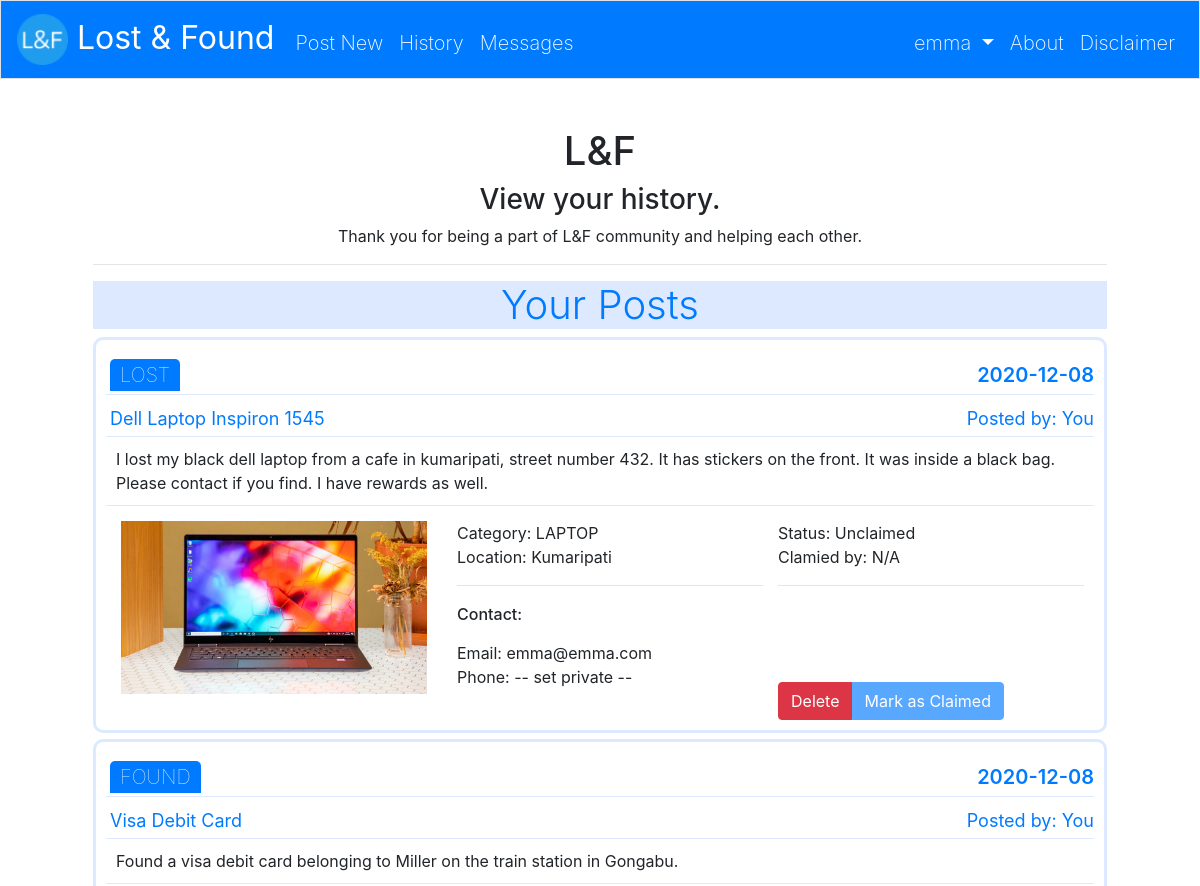
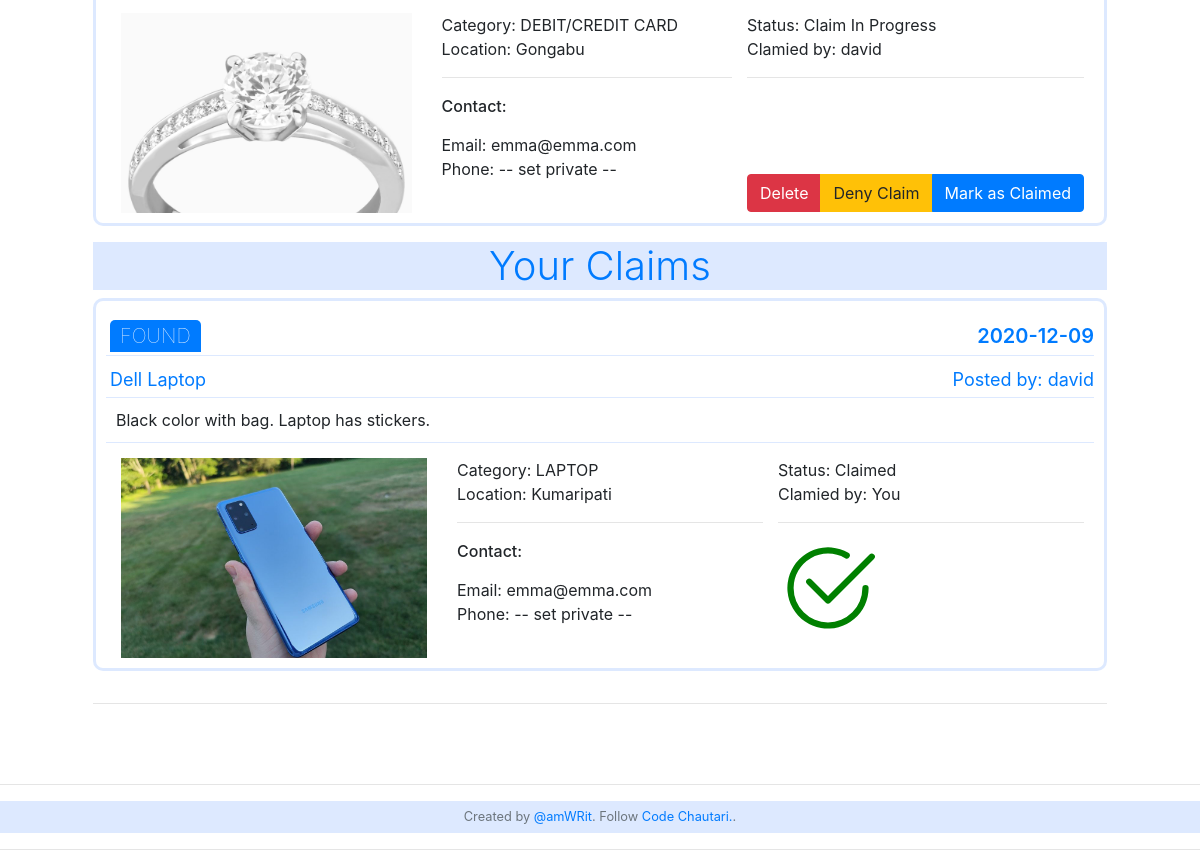
Screenshot of /history (signed in) with the database file from the repository (2 pictures, top to bottom).
### tables this page shows
CREATE TABLE 'users' ('id' integer PRIMARY KEY NOT NULL, 'username' text NOT NULL, 'hash' text NOT NULL, 'email' text NOT NULL, 'phone' text NOT NULL);

CREATE TABLE 'posts' ('post_id' integer PRIMARY KEY NOT NULL, 'type' text NOT NULL, 'category' text NOT NULL, 'location' text NOT NULL, 'date' date NOT NULL, 'posted_by' integer NOT NULL, 'claimed_by' INTEGER, 'status' text DEFAULT 'unclaimed','desc' text NOT NULL  , 'title'  text NOT NULL  , 'image_id'  INTEGER NOT NULL  );

### application.py (the view)
@app.route("/history")
@login_required
def history():
    rows = db.execute("SELECT * FROM (SELECT * from posts join users on posts.posted_by = users.id ORDER BY date DESC) WHERE id = :user_id", user_id = session["user_id"])
    data = []
    for row in rows:
        hash = {}
        hash["post_id"] = row["post_id"]
        hash["type"] = row["type"].upper()
        hash["category"] = row["category"].upper()
        hash["title"] = row["title"].title()
        hash["desc"] = row["desc"]
        hash["image_id"] = row["image_id"]
        hash["location"] = row["location"]
        hash["date"] = row["date"]
        hash["status"] = row["status"].title()
        hash["claimed_by"] = row["claimed_by"] # id of claimer
        hash["user_id"] = int(row["id"]) # id of poster/ current user
        hash["username"] = row["username"]
        hash["email"] = row["email"]
        hash["phone"] = row["phone"]
        if hash["claimed_by"] != None:
            conn = db.execute("SELECT username from users where id = :claimer_id", claimer_id = hash["claimed_by"])
            hash["claimer_name"] = conn[0]["username"]
        data.append(hash)
    rows = db.execute("SELECT * FROM (SELECT * from posts join users on posts.claimed_by = users.id  WHERE posts.status <> 'deleted' ORDER BY date DESC) WHERE id = :user_id", user_id = session["user_id"])
    claim_data = []
    for row in rows:
        hash = {}
        hash["post_id"] = row["post_id"]
        hash["type"] = row["type"].upper()
        hash["category"] = row["category"].upper()
        hash["title"] = row["title"].title()
        hash["desc"] = row["desc"]
        hash["image_id"] = row["image_id"]
        hash["location"] = row["location"]
        hash["date"] = row["date"]
        hash["status"] = row["status"].title()
        hash["claimed_by"] = row["claimed_by"] # id of claimer
        hash["posted_by"] = row["posted_by"] # id of poster
        hash["user_id"] = int(row["id"]) # id of poster
        hash["username"] = row["username"]
        hash["email"] = row["email"]
        hash["phone"] = row["phone"]
        if hash["posted_by"] != None:
            conn = db.execute("SELECT username from users where id = :poster_id", poster_id = hash["posted_by"])
            hash["poster_name"] = conn[0]["username"]
        claim_data.append(hash)
    return render_template("history.html", data = data, claim_data = claim_data)

### application.py (called while the page is built)
@app.after_request
def after_request(response):
    response.headers["Cache-Control"] = "no-cache, no-store, must-revalidate"
    response.headers["Expires"] = 0
    response.headers["Pragma"] = "no-cache"
    return response

### helpers.py (called while the page is built)
def login_required(f):
    @wraps(f)
    def decorated_function(*args, **kwargs):
        if session.get("user_id") is None:
            return redirect("/login")
        return f(*args, **kwargs)
    return decorated_function

### templates/history.html (shortened to what this page needs)
{% extends "layout.html" %}
{% block main %}
    <div class="container">
        <h1 class="center">L&F</h1>
        <h3 class="center">View your history.</h3>
        <div class="center">
            Thank you for being a part of L&F community and helping each other.
        </div>
        <hr>
        <h4 class="feed">Your Posts</h4>
        <div class="row mt-1 left">
          <div class="col-md-12">
            <ul class="stepper stepper-vertical">
                {% for item in data %}
                    <div class="container post-container">
                        <div class="header">
                            <span class="type">
                                {{ item["type"] }}
                            </span>
                            <span class="date" style="float:right">
                                {{ item["date"] }}
                            </span>
                        </div>
                        <div class="title-row">
                            <span class="title">
                                {{ item["title"] }}
                            </span>
                            <span class="posted_by" style="float:right">
                                {% if item["user_id"] == session.user_id %}
                                    Posted by: You
                                {% else %}
                                    Posted by: {{ item["username"] }}
                                {% endif %}
                            </span>
                        </div>
                        <div class = "desc">
                            {{ item["desc"] }}
                        </div>
                        <div class="row post-content">
                            <div class="col-sm photo-grid">
                                <span class="photo">
                                    <img src="/static/uploads/{{ item["image_id"] }}.jpg">
                                </span>
                            </div>
                            <div class="col-sm details-grid">
                                <span class="details">
                                    <div class="category">Category: {{ item["category"] }}</div>
                                    <div class="location">Location: {{ item["location"] }}</div>
                                    <hr>
                                    <label><h6>Contact:</h6></label>
                                    <div class="email">Email: {{ item["email"] }}</div>
                                    <div class="phone">Phone: -- set private --</div>
                                </span>
                            </div>
                            <div class="col-sm action-grid">
                                {% if item["status"] != "Deleted" %}
                                    <div class="status">Status: {{ item["status"] }}</div>
                                {% else %}
                                    <span class="status btn-danger">Status: {{ item["status"] }}</span>
                                {% endif %}
                                {% if item["status"] != "Unclaimed" %}
                                    {% if item["claimed_by"] == session.user_id %}
                                        <div class="clamied_by">Clamied by: You</div>
                                    {% else %}
                                        <div class="clamied_by">Clamied by: {{ item["claimer_name"] }}</div>
                                    {% endif %}
                                {% else %}
                                    <div class="clamied_by">Clamied by: N/A</div>
                                {% endif %}
                                <hr>
                                <form action="/claim" onSubmit="return confirm('Do you want to submit?')"  method="post">
                                    <div class="claim-btn btn-group">
                                        {% if item["status"] != "Deleted" %}
                                            <button id="delete-btn" formaction="/delete_post" onSubmit="return confirm('Do you want to submit?')" name="delete-btn" class="btn btn-danger" type="submit" value={{ item["post_id"]}}>
                                                Delete
                                            </button>
                                        {% endif %}
                                        {% if item["user_id"] == session.user_id %}
                                            {% if item["status"] == "Unclaimed" %}
                                                <button id="mark-btn" name="mark-btn" class="btn btn-primary" type="submit" value={{ item["post_id"]}} disabled>
                                                    Mark as Claimed
                                                </button>
                                            {% elif item["status"] == "Claimed" %}
                                                <button id="claim-btn" name="claim-btn" class="btn btn-primary" type="submit" value={{ item["post_id"]}} disabled>
                                                    Claimed
                                                </button>
                                            {% elif item["status"] == "Claim In Progress" %}
                                                <button id="deny-btn" formaction="/deny_claim" onSubmit="return confirm('Do you want to submit?')" name="deny-btn" class="btn btn-warning" type="submit" value={{ item["post_id"]}}>
                                                    Deny Claim
                                                </button>
                                                <button id="mark-btn" name="mark-btn" class="btn btn-primary" type="submit" value={{ item["post_id"]}}>
                                                    Mark as Claimed
                                                </button>
                                            {% endif %}
                                        {% endif %}
                                    </div>
                                </form>
                            </div>
                        </div>
                    </div>
                {% endfor %}
            </ul>
          </div>
        </div>
        <h4 class="feed">Your Claims</h4>
        <div class="row mt-1 left">
          <div class="col-md-12">
            <ul class="stepper stepper-vertical">
                {% for claim_item in claim_data %}
                    <div class="container post-container">
                        <div class="header">
                            <span class="type">
                                {{ claim_item["type"] }}
                            </span>
                            <span class="date" style="float:right">
                                {{ claim_item["date"] }}
                            </span>
                        </div>
                        <div class="title-row">
                            <span class="title">
                                {{ claim_item["title"] }}
                            </span>
                            <span class="posted_by" style="float:right">
                                Posted by: {{ claim_item["poster_name"] }}
                            </span>
                        </div>
                        <div class = "desc">
                            {{ claim_item["desc"] }}
                        </div>
                        <div class="row post-content">
                            <div class="col-sm photo-grid">
                                <span class="photo">
                                    <img src="/static/uploads/{{ claim_item["image_id"] }}.jpg">
                                </span>
                            </div>
                            <div class="col-sm details-grid">
                                <span class="details">
                                    <div class="category">Category: {{ claim_item["category"] }}</div>
                                    <div class="location">Location: {{ claim_item["location"] }}</div>
                                    <hr>
                                    <label><h6>Contact:</h6></label>
                                    <div class="email">Email: {{ claim_item["email"] }}</div>
                                    <div class="phone">Phone:  -- set private --</div>
                                </span>
                            </div>
                            <div class="col-sm action-grid">
                                <div class="status">Status: {{ claim_item["status"] }}</div>
                                <div class="clamied_by">Clamied by: You</div>
                                <hr>
                                <form action="/claim" method="post">
                                    <div class="claim-btn btn-group">
                                    </div>
                                </form>
                            </div>
                        </div>
                    </div>
                {% endfor %}
            </ul>
          </div>
        </div>
        <hr>
    </div>
{% endblock %}

### templates/layout.html (shortened to what this page needs)
<!DOCTYPE html>
<html lang="en">
    <head>
        <link href="https://maxcdn.bootstrapcdn.com/bootstrap/4.1.3/css/bootstrap.min.css" rel="stylesheet">
        <link href="/static/styles.css" rel="stylesheet">
    </head>
    <body>
        <nav class="navbar navbar-expand-md navbar-dark bg-primary border sticky-top">
            <a class="navbar-brand" href="/">
                <img src="/static/favicon.ico" alt="" width="30" height="30" class="d-inline-block align-top" style="width: 20%; height: 20%;">
                <span class="white">Lost & Found</span>
            </a>
            <div class="collapse navbar-collapse" id="navbar">
                {% if session.user_id %}
                    <ul class="navbar-nav mr-auto mt-2">
                        <li class="nav-item"><a class="nav-link" href="/post">Post New</a></li>
                        <li class="nav-item"><a class="nav-link" href="/history">History</a></li>
                        <li class="nav-item"><a class="nav-link" href="/messages">Messages</a></li>
                    </ul>
                    <ul class="navbar-nav ml-auto mt-2">
                        <li class="nav-item dropdown">
                          <a class="nav-link dropdown-toggle" href="#" id="navbarDarkDropdownMenuLink" role="button" data-bs-toggle="dropdown" aria-expanded="false">
                             {{ session["username"] }}
                          </a>
                        </li>
                        <li class="nav-item"><a class="nav-link" href="/about">About</a></li>
                        <li class="nav-item"><a class="nav-link" href="/disclaimer">Disclaimer</a></li>
                    </ul>
                {% endif %}
            </div>
        </nav>
        <main class="container p-5">
            {% block main %}{% endblock %}
        </main>
        <hr>
        <footer class="small text-center text-muted">
            Created by <a href="www.github.com/amwrit">@amWRit</a>. Follow <a href="www.codechautari.org">Code Chautari.</a>.
        </footer>
        <hr>
    </body>
</html>

### static/styles.css (style rules this page uses)
nav .navbar-brand { font-size: xx-large; }
.navbar-dark .navbar-nav .nav-link { color: white !important; font-size: 20px !important; font-weight: 200 !important; }
main { overflow-x: auto; text-align: center; }
main img { max-width: 100%; }
.mt-1, .my-1 { margin-top: .25rem!important; }
.row { display: -ms-flexbox; display: flex; -ms-flex-wrap: wrap; flex-wrap: wrap; margin-right: -15px; margin-left: -15px; }
.col-md-12 { -ms-flex: 0 0 100%; flex: 0 0 100%; max-width: 100%; }
.col-md-12 { position: relative; width: 100%; min-height: 1px; padding-right: 15px; padding-left: 15px; }
.center { text-align: center; }
.left { text-align: left; }
.action-grid { padding: 0px 10px 0px 0px; }
.action-grid form { padding-top: 80px; }
.claim-btn .btn { float: right; }
.header, .title-row { border-bottom: 1px solid #1e6dff26; padding-bottom: 4px; padding-top: 10px; padding-left: 4px; color: #007bff; }
.header span { font-size: 20px; font-weight: 600; }
.header .type { background: #007bff; padding: 4px 10px 4px 10px; color: white; border-radius: 5px 5px 0 0; font-weight: 100; }
.title-row span { font-size: 18px; font-weight: 400; }
.photo-grid { overflow: auto; max-height: 200px; }
.post-container { border: 3px solid #1e6dff26; border-radius: 10px; padding: 10px; margin-bottom: 6px; }
.desc { padding: 10px; border-bottom: 1px solid #1e6dff26; }
.post-content, .message-content { padding: 15px 15px 0 15px; }
.feed { font-size: 40px; font-weight: 300; background: #1e6dff26; color: #007bff; }
.stepper-vertical { padding: 0px; }
footer { padding: 6px; background: #1e6dff26; }
.bi-check2-circle { width: 100px; height: 100px; fill: green; margin-top: -90px; }

### rows the page displays
users: username "emma"
posts: type "LOST", date "2020-12-08", title "Dell Laptop Inspiron 1545", desc "I lost my black dell laptop from a cafe in kumaripati, street number 432. It has stickers on the front. It was inside a black bag. Please contact if you find. I have rewards as well.", shows a picture, category "LAPTOP", location "Kumaripati", email "emma@emma.com", status "Unclaimed", shows "Clamied by: N/A", {{ item["post_id"] }} 1 (drawn)
posts: type "FOUND", date "2020-12-08", title "Visa Debit Card", desc "Found a visa debit card belonging to Miller on the train station in Gongabu.", shows a picture, category "DEBIT/CREDIT CARD", location "Gongabu", email "emma@emma.com", status "Claim In Progress", claimer_name "david", {{ item["post_id"] }} 2 (drawn)
posts: type "FOUND", date "2020-12-09", title "Dell Laptop", poster_name "david", desc "Black color with bag. Laptop has stickers.", category "LAPTOP", location "Kumaripati", email "emma@emma.com", status "Claimed"
